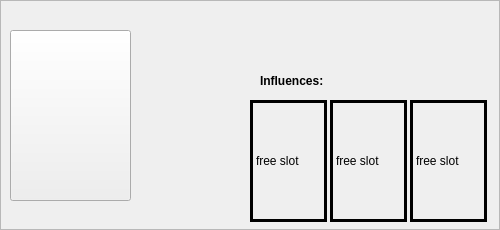
   <widget class="QFrame" name="loc3_frame">
    <property name="geometry">
     <rect>
      <x>20</x>
      <y>260</y>
      <width>500</width>
      <height>230</height>
     </rect>
    </property>
    <property name="frameShape">
     <enum>QFrame::StyledPanel</enum>
    </property>
    <property name="frameShadow">
     <enum>QFrame::Raised</enum>
    </property>
    <widget class="QLabel" name="loc3_label">
     <property name="geometry">
      <rect>
       <x>170</x>
       <y>10</y>
       <width>111</width>
       <height>21</height>
      </rect>
     </property>
     <property name="text">
      <string/>
     </property>
    </widget>
    <widget class="QLabel" name="loc3_pic">
     <property name="geometry">
      <rect>
       <x>0</x>
       <y>0</y>
       <width>501</width>
       <height>231</height>
      </rect>
     </property>
     <property name="text">
      <string/>
     </property>
    </widget>
    <widget class="AgentWidget" name="loc3_slot3">
     <property name="geometry">
      <rect>
       <x>410</x>
       <y>100</y>
       <width>77</width>
       <height>122</height>
      </rect>
     </property>
     <property name="acceptDrops">
      <bool>true</bool>
     </property>
     <property name="frameShape">
      <enum>QFrame::Box</enum>
     </property>
     <property name="lineWidth">
      <number>3</number>
     </property>
     <property name="text">
      <string>free slot</string>
     </property>
    </widget>
    <widget class="AgentWidget" name="loc3_slot2">
     <property name="geometry">
      <rect>
       <x>330</x>
       <y>100</y>
       <width>77</width>
       <height>122</height>
      </rect>
     </property>
     <property name="acceptDrops">
      <bool>true</bool>
     </property>
     <property name="frameShape">
      <enum>QFrame::Box</enum>
     </property>
     <property name="lineWidth">
      <number>3</number>
     </property>
     <property name="text">
      <string>free slot</string>
     </property>
    </widget>
    <widget class="AgentWidget" name="loc3_slot1">
     <property name="geometry">
      <rect>
       <x>250</x>
       <y>100</y>
       <width>77</width>
       <height>122</height>
      </rect>
     </property>
     <property name="acceptDrops">
      <bool>true</bool>
     </property>
     <property name="frameShape">
      <enum>QFrame::Box</enum>
     </property>
     <property name="lineWidth">
      <number>3</number>
     </property>
     <property name="text">
      <string>free slot</string>
     </property>
    </widget>
    <widget class="QPushButton" name="loc3_deck_pushButton">
     <property name="geometry">
      <rect>
       <x>10</x>
       <y>30</y>
       <width>121</width>
       <height>171</height>
      </rect>
     </property>
     <property name="text">
      <string/>
     </property>
    </widget>
    <widget class="QPushButton" name="loc3_slot3_b">
     <property name="geometry">
      <rect>
       <x>410</x>
       <y>100</y>
       <width>77</width>
       <height>122</height>
      </rect>
     </property>
     <property name="font">
      <font>
       <family>URW Palladio L</family>
      </font>
     </property>
     <property name="text">
      <string/>
     </property>
     <property name="flat">
      <bool>true</bool>
     </property>
    </widget>
    <widget class="QPushButton" name="loc3_slot2_b">
     <property name="geometry">
      <rect>
       <x>330</x>
       <y>100</y>
       <width>77</width>
       <height>122</height>
      </rect>
     </property>
     <property name="font">
      <font>
       <family>URW Palladio L</family>
      </font>
     </property>
     <property name="text">
      <string/>
     </property>
     <property name="flat">
      <bool>true</bool>
     </property>
    </widget>
    <widget class="QPushButton" name="loc3_slot1_b">
     <property name="geometry">
      <rect>
       <x>250</x>
       <y>100</y>
       <width>77</width>
       <height>122</height>
      </rect>
     </property>
     <property name="font">
      <font>
       <family>URW Palladio L</family>
      </font>
     </property>
     <property name="text">
      <string/>
     </property>
     <property name="flat">
      <bool>true</bool>
     </property>
    </widget>
    <widget class="QLabel" name="label">
     <property name="geometry">
      <rect>
       <x>260</x>
       <y>70</y>
       <width>81</width>
       <height>21</height>
      </rect>
     </property>
     <property name="font">
      <font>
       <weight>75</weight>
       <italic>false</italic>
       <bold>true</bold>
      </font>
     </property>
     <property name="text">
      <string>Influences:</string>
     </property>
    </widget>
    <widget class="QWidget" name="horizontalLayoutWidget_2">
     <property name="geometry">
      <rect>
       <x>340</x>
       <y>70</y>
       <width>131</width>
       <height>23</height>
      </rect>
     </property>
     <layout class="QHBoxLayout" name="horizontalLayout_2">
      <item>
       <widget class="QLabel" name="loc3_influ_p1">
        <property name="text">
         <string/>
        </property>
       </widget>
      </item>
      <item>
       <widget class="QLabel" name="loc3_influ_p2">
        <property name="text">
         <string/>
        </property>
       </widget>
      </item>
      <item>
       <widget class="QLabel" name="loc3_influ_p3">
        <property name="text">
         <string/>
        </property>
       </widget>
      </item>
      <item>
       <widget class="QLabel" name="loc3_influ_p4">
        <property name="text">
         <string/>
        </property>
       </widget>
      </item>
     </layout>
    </widget>
    <zorder>loc3_pic</zorder>
    <zorder>loc3_label</zorder>
    <zorder>loc3_deck_pushButton</zorder>
    <zorder>loc3_slot3</zorder>
    <zorder>loc3_slot2</zorder>
    <zorder>loc3_slot1</zorder>
    <zorder>loc3_slot3_b</zorder>
    <zorder>loc3_slot2_b</zorder>
    <zorder>loc3_slot1_b</zorder>
    <zorder>label</zorder>
    <zorder>horizontalLayoutWidget_2</zorder>
   </widget>
